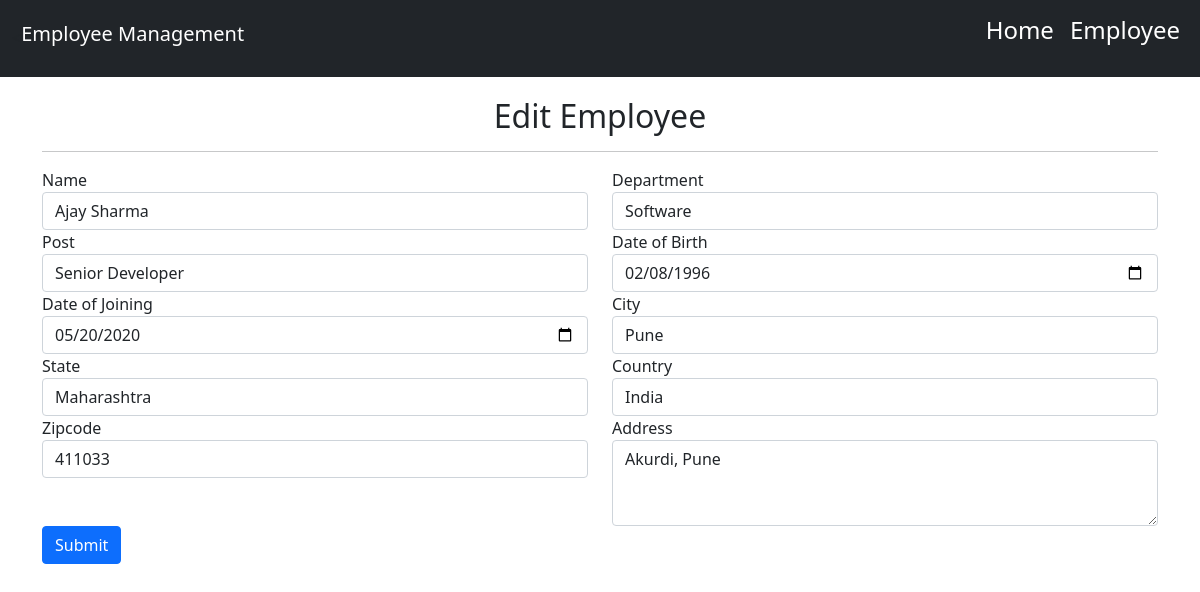
Page /employee-edit/2 on the committed database.
### employee/models.py (models this page shows, shortened)
class Employee(models.Model):
    name = models.CharField(max_length=100, null=True, blank=True)
    dob = models.DateField(null=True, blank=True)
    doj = models.DateField(null=True, blank=True)
    department = models.CharField(max_length=100, null=True, blank=True)
    post = models.CharField(max_length=100, null=True, blank=True)
    address = models.CharField(max_length=100, null=True, blank=True)
    city = models.CharField(max_length=100, null=True, blank=True)
    country = models.CharField(max_length=100, null=True, blank=True)
    zipcode = models.CharField(max_length=100, null=True, blank=True)
    state = models.CharField(max_length=100, null=True, blank=True)
    active = models.BooleanField(default=True)
    leave_count = models.IntegerField(null=True, blank=True, default=0)
    on_leave = models.BooleanField(default=False)

### employee/views.py (the view, shortened to what this page needs)
# urls.py: path('employee-edit/<int:pid>', views.edit_employee, name="edit_employee"),
def edit_employee(request, pid):
    emp_data = Employee.objects.get(id=pid)
    return render(request, 'employee/edit_employee.html', {'emp_data':emp_data})

### templates/employee/edit_employee.html (shortened to what this page needs)
{% extends 'employee/home.html' %}
{% block body %}
<div class="container">
    <h2 style="margin-top:20px" align="center">Edit Employee</h2><hr>
<form method="post" action="" enctype="multipart/form-data">
    <div class="row">
    <div class="form-group col-md-6">
      <label for="inputEmail4">Name</label>
      <input type="text" class="form-control"  name="name" id="inputEmail4" value="{{emp_data.name}}" required placeholder="Enter Full Name">
    </div>
    <div class="form-group col-md-6">
      <label for="inputPassword4">Department</label>
      <input type="text" class="form-control" name="department" id="inputPassword4" value="{{emp_data.department}}" required placeholder="Department">
    </div>
  </div>
    <div class="row">
    <div class="form-group col-md-6">
      <label for="inputEmail4">Post</label>
      <input type="text" class="form-control" name="post" id="inputEmail4" value="{{emp_data.post}}" required placeholder="Post">
    </div>
    <div class="form-group col-md-6">
      <label for="inputPassword4">Date of Birth</label>
      <input type="date" class="form-control" name="dob" id="inputPassword4"  value="{{emp_data.dob|date:"Y-m-d"}}" required>
    </div>
    </div>
    <div class="row">
    <div class="form-group col-md-6">
      <label for="inputEmail4">Date of Joining</label>
      <input type="date" class="form-control" name="doj" id="inputEmail4" value="{{emp_data.doj|date:"Y-m-d"}}" required>
    </div>
    <div class="form-group col-md-6">
      <label for="inputPassword4">City</label>
      <input type="text" class="form-control" name="city" id="inputPassword4"  value="{{emp_data.city}}" required placeholder="Enter City">
    </div>
    </div>
    <div class="row">
        <div class="form-group col-md-6">
          <label for="inputEmail4">State</label>
          <input type="text" class="form-control" name="state" id="inputEmail4" value="{{emp_data.state}}" required placeholder="Enter State">
        </div>
        <div class="form-group col-md-6">
          <label for="inputPassword4">Country</label>
          <input type="text" class="form-control" name="country" id="inputPassword4" value="{{emp_data.country}}" required placeholder="Enter Country">
        </div>
    </div>
    <div class="row">
        <div class="form-group col-md-6">
          <label for="inputEmail4">Zipcode</label>
          <input type="text" class="form-control" name="zipcode" id="inputEmail4" value="{{emp_data.zipcode}}" required placeholder="Enter zipcode">
        </div>
        <div class="form-group col-md-6">
            <label for="exampleFormControlTextarea1">Address</label>
            <textarea class="form-control" id="exampleFormControlTextarea1" name="address" rows="3">{{emp_data.address}}</textarea>
        </div>
    </div>
  <button type="submit" class="btn btn-primary">Submit</button>
</form>
</div>
{% endblock  %}

### rows in the picture
Employee: name "Ajay Sharma", department "Software", post "Senior Developer", dob "02/08/1996", doj "05/20/2020", city "Pune", state "Maharashtra", country "India", zipcode "411033", address "Akurdi, Pune"
